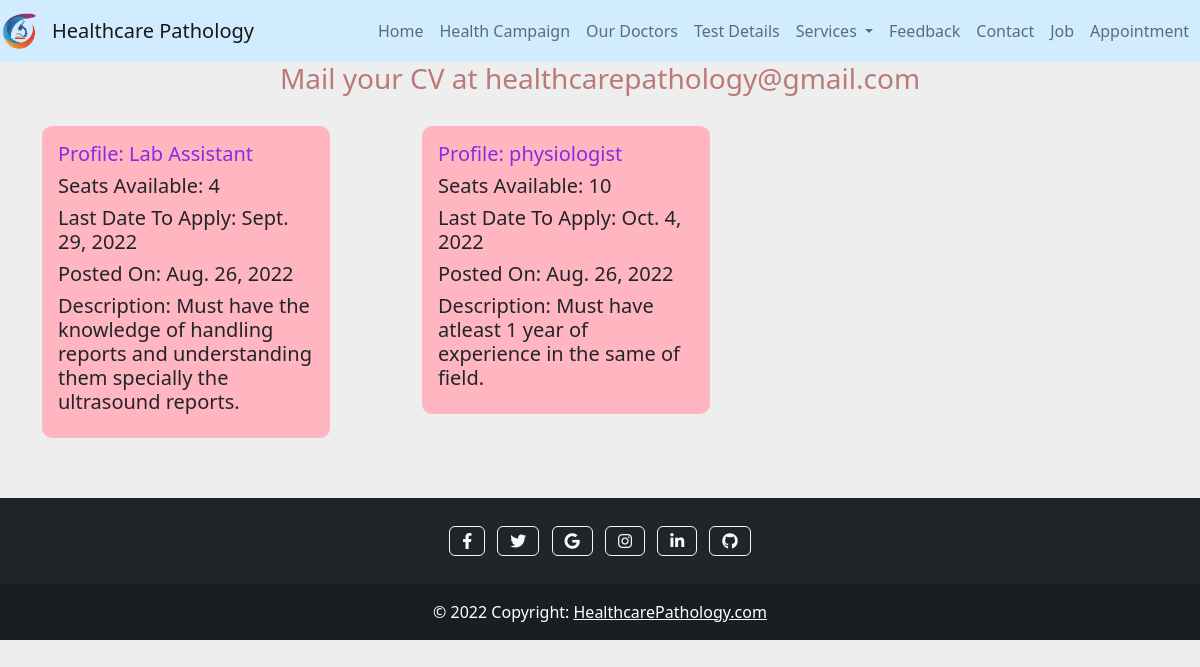
The page /job/ on the database its author committed.
### pathology/models.py (models this page shows)
class Job(models.Model):
    PostName=models.CharField(max_length=50,null=False)
    NoOfSeats=models.IntegerField(null=False)
    Lastdatetoapply=models.DateField(default=timezone.now)
    Postdate=models.DateField(default=timezone.now)
    Description=models.TextField()

### pathology/views.py (the view)
# urls.py: path("job/",views.job,name="job"),
def job(request):
    job_objects=Job.objects.all()
    job_dict={
        "job_data":job_objects
    }
    return render(request,'pathology/html/job.html',job_dict)

### pathology/templates/pathology/html/job.html (shortened to what this page needs)
{%extends 'pathology/html/basetemplate.html'%}
{%block content%}
<h3 style="color:rgb(187, 121, 121);text-align: center;">Mail your CV at healthcarepathology@gmail.com</h3>
<div class="container" style="margin-top:30px;">
    <div class="row">
      {% for j in job_data %}
       <div class="col-4">
        <div class="card" style="width: 18rem; background-color:lightpink">
          <div class="card-body">
            <h5 class="card-title" style="color:blueviolet">Profile: {{j.PostName}}</h5>
            <h5 class="card-title">Seats Available: {{j.NoOfSeats}}</h5>
            <h5 class="card-title">Last Date To Apply: {{j.Lastdatetoapply}}</h5>
            <h5 class="card-title">Posted On: {{j.Postdate}}</h5>
            <h5 class="card-title">Description: {{j.Description}}</h5>
          </div>
        </div>
       </div>
      {%endfor%}
    </div>
  </div>
{%endblock%}

### pathology/static/pathology/css/style.css (style rules this page uses)
body { background-color: #eee }
.card { border: none; border-radius: 10px }

### rows shown on the page
Job: PostName "Lab Assistant", NoOfSeats "4", Lastdatetoapply "Sept. 29, 2022", Postdate "Aug. 26, 2022", Description "Must have the knowledge of handling reports and understanding them specially the ultrasound reports."
Job: PostName "physiologist", NoOfSeats "10", Lastdatetoapply "Oct. 4, 2022", Postdate "Aug. 26, 2022", Description "Must have atleast 1 year of experience in the same of field."
